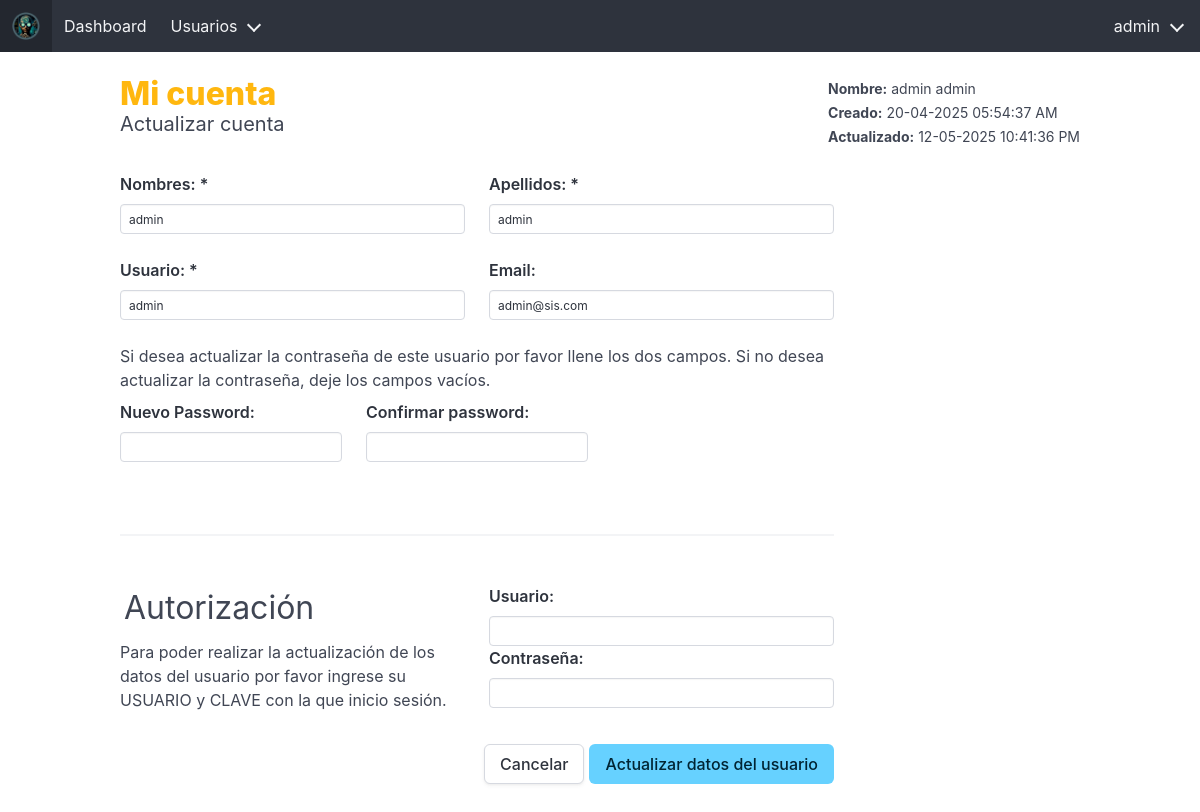
/userUpdate/1/ (signed in), run on the app's committed database.
### tables this page shows
CREATE TABLE `usuarios` (
  `usuario_id` int(10) NOT NULL,
  `usuario_nombre` varchar(70) NOT NULL,
  `usuario_apellido` varchar(70) NOT NULL,
  `usuario_email` varchar(100) NOT NULL,
  `usuario_usuario` varchar(30) NOT NULL,
  `usuario_clave` varchar(200) NOT NULL,
  `usuario_foto` varchar(535) NOT NULL,
  `usuario_creado` timestamp NOT NULL DEFAULT current_timestamp(),
  `usuario_actualizado` timestamp NOT NULL DEFAULT current_timestamp()
);

### autoload.php (called while the page is built, shortened)
<?php
spl_autoload_register( function($clase){
    $archivo = __DIR__ . "/" . $clase . ".php";
    $archivo = str_replace( "\\", "/",$archivo);
});

### app/Models/MainModel.php (called while the page is built, shortened)
<?php
class MainModel {
    private $server = DB_SERVER;
    private $database = DB_NAME;
    private $user = DB_USER;
    private $pass = DB_PASS;
    protected function conectar(){
        $conexion = new PDO("mysql:host=".$this->server . ";dbname=". $this->database , $this->user , $this->pass);
        $conexion->exec('SET CHARACTER SET utf8');
        return $conexion;
    }
    public function limpiar_cadena( $cadena ){
        $palabras = [ '<script>',
                      '</script>',
                      '<script src>',
                      '<script type=>',
                      'SELECT * FROM',
                      'DELETE FROM',
                      'INSERT INTO',
                      'DROP TABLE',
                      'DROP DATABASE',
                      'TRUNCATE TABLE',
                      'SHOW TABLE',
                      'SHOW DATABASE',
                      '<?php',
                      '?>',
                      '--','<','>','[',']','^','','==','===',';','::'];
            $cadena = trim($cadena);
            $cadena = stripslashes($cadena);
            $cadena = trim($cadena);
            $cadena = stripslashes($cadena);
            return $cadena;
    }
    public function seleccionar_datos($tipo, $tabla, $campo, $id ){
        $tipo = $this->limpiar_cadena($tipo);
        $tabla = $this->limpiar_cadena($tabla);
        $campo = $this->limpiar_cadena($campo);
        $id = $this->limpiar_cadena($id);
        if( $tipo == 'unico'){
            $sql = "SELECT * FROM $tabla WHERE $campo =:ID;";
            $query = $this->conectar()->prepare($sql);
            $query->bindParam(":ID", $id);
        }elseif($tipo == "normal"){
            $sql = "SELECT $campo FROM $tabla";
            $query = $this->conectar()->prepare($sql);
        }
        $query->execute();
        return $query;
    }
}

### app/views/content/userUpdate-view.php (the view, shortened to what this page needs)
<?php
$UserController = new UserController();
$id = explode("/", $_GET['views']);
$id = $UserController->limpiar_cadena($id[1]);
$datos_usuario = $UserController->seleccionar_datos('unico', 'usuarios', 'usuario_id', $id);
if ($datos_usuario->rowCount() == 1) :
    $datos = $datos_usuario->fetch();
?>
    <div class="container-fluid">
        <div class="container  mt-5">
            <div class="columns">
                <div class="column is-12">
                    <div class="is-flex is-justify-content-space-between">
                        <div>
                            <?php
                            if ($id == $_SESSION['id']):
                            ?>
                                <h1 class="title has-text-warning">Mi cuenta</h1>
                                <p class="subtitle">Actualizar cuenta</p>
                            <?php else : ?>
                                <h1 class="title has-text-warning">Usuarios</h1>
                                <p class="subtitle">Actualizar usuarios</p>
                            <?php endif;
                            ?>
                        </div>
                        <div class="">
                            <p><small><b>Nombre:</b> <?= $datos['usuario_nombre'] . ' ' . $datos['usuario_apellido'] ?></small></p>
                            <p><small><b>Creado:</b> <?= date('d-m-Y h:i:s A', strtotime($datos['usuario_creado'])); ?></small></p>
                            <p><small><b>Actualizado:</b> <?= date('d-m-Y h:i:s A', strtotime($datos['usuario_actualizado'])); ?></small></p>
                        </div>
                    </div>
                </div>
            </div>
            <div class="columns ">
                <div class="column is-9">
                    <form action="<?= APP_URL ?>app/ajax/usuario_ajax.php" class="FormularioAjax" method="post"  autocomplete="off">
                        <div class="columns">
                            <div class="column is-6">
                                <div class="control">
                                    <label class="label" for="usuario_nombre">Nombres: *</label>
                                    <input class="input is-small" type="text" pattern="[a-zA-ZáéíóúÁÉÍÓÚñÑ ]{3,40}" name="usuario_nombre" id="usuario_nombre" value="<?= $datos['usuario_nombre']; ?>" maxlength="40" required>
                                </div>
                            </div>
                            <div class="column is-6">
                                <div class="control">
                                    <label class="label" for="usuario_apellido">Apellidos: *</label>
                                    <input class="input is-small" type="text" pattern="[a-zA-ZáéíóúÁÉÍÓÚñÑ ]{3,40}" name="usuario_apellido" id="usuario_apellido" value="<?= $datos['usuario_apellido']; ?>" required>
                                </div>
                            </div>
                        </div>
                        <div class="columns">
                            <div class="column is-6">
                                <div class="control">
                                    <label class="label" for="usuario_usuario">Usuario: *</label>
                                    <input class="input is-small" type="text" pattern="[a-zA-ZáéíóúÁÉÍÓÚñÑ ]{3,40}" name="usuario_usuario" id="usuario_usuario" maxlength="40" value="<?= $datos['usuario_usuario']; ?>" required>
                                </div>
                            </div>
                            <div class="column is-6">
                                <div class="control">
                                    <label class="label" for="email">Email: </label>
                                    <input class="input is-small" type="text" pattern="[a-zA-Z0-9._%+\-]+@[a-zA-Z0-9.\-]+\.[a-zA-Z]{2,}" name="usuario_email" id="usuario_email" value="<?= $datos['usuario_email']; ?>" maxlength="30">
                                </div>
                            </div>
                        </div>
                        <p class="my-2">Si desea actualizar la contraseña de este usuario por favor llene los dos campos. Si no desea actualizar la contraseña, deje los campos vacíos.</p>
                        <div class="columns">
                            <div class="column is-4">
                                <div class="control">
                                    <label class="label" for="usuario_clave_1">Nuevo Password: </label>
                                    <input class="input is-small" type="password" name="usuario_clave_1" pattern="[a-zA-Z0-9$@.\-]{6,100}" id="usuario_clave_1" maxlength="100" autocomplete="off">
                                </div>
                            </div>
                            <div class="column is-4">
                                <div class="control">
                                    <label class="label" for="usuario_clave_2">Confirmar password: </label>
                                    <input class="input is-small" type="password" name="usuario_clave_2" pattern="[a-zA-Z0-9$@.\-]{6,100}" id="usuario_clave_2" maxlength="100" autocomplete="off">
                                </div>
                            </div>
                        </div>
                        <br>
                        <hr>
                        <br>
                        <div class="columns">
                            <div class="column is-6">
                                <h2 class="is-size-3 px-1">Autorización</h2>
                                <p class="my-2">Para poder realizar la actualización de los datos del usuario por favor ingrese su USUARIO y CLAVE con la que inicio sesión.</p>
                            </div>
                            <div class="column is-6">
                                <div class="control">
                                    <label class="label">Usuario:</label>
                                    <input type="text" class="input is-small" pattern="[a-zA-ZáéíóúÁÉÍÓÚñÑ ]{3,40}" name="administrador_usuario" id="administrador_usuario" autocomplete="off" required>
                                </div>
                                <div class="control">
                                    <label class="label">Contraseña:</label>
                                    <input type="password" class="input is-small" pattern="[a-zA-Z0-9$@.\-]{6,100}" name="administrador_clave" id="administrador_clave" autocomplete="off" required>
                                </div>
                            </div>
                        </div>
                        <div class="columns">
                            <div class="column is-12 mb-5">
                                <div class="is-flex is-justify-content-end" style="gap: 5px;">
                                    <a href="<?= APP_URL ?>dashboard/" class="button is-secondary" type="submit">Cancelar</a>
                                    <button class="button is-info" type="submit">Actualizar datos del usuario</button>
                                </div>
                            </div>
                        </div>
                    </form>
                </div>
                <div class="column is-3 " style="border: 0px solid #9999;">
                </div>
            </div>
        </div>
    </div>
<?php else:
    include('app/views/inc/error_alert.php');
endif;   ?>

### app/views/css/style.css (style rules this page uses)
body,html { height: 100%; width: 100%; }

### data on the page
usuarios: usuario_nombre "admin", usuario_apellido "admin", usuario_creado "20-04-2025 05:54:37 AM", usuario_actualizado "12-05-2025 10:41:36 PM", usuario_usuario "admin", usuario_email "admin@sis.com"

### other printed values
$_SESSION['usuario'] "admin"
